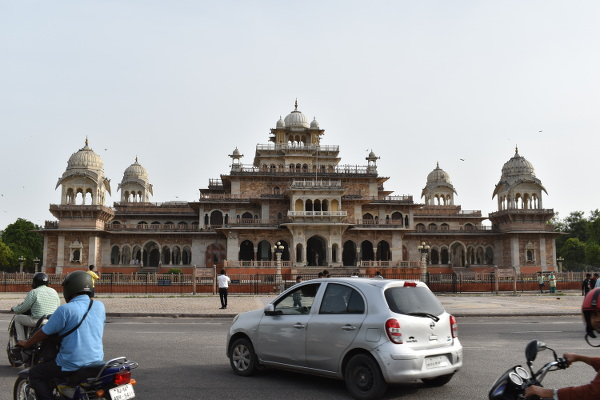
#> input picture hall.JPG, 600 x 400 px, found by its file name
$ jupyter execute 'Image Arithmetic.ipynb'
#> lines starting #> are read from the running program, lines starting #| are printed output that depends on the picture; after the words box and inside, x2 and y2 are one past the last pixel; in counts of white or black regions, pixels touching at a corner belong together
[cell 1]
import cv2
import numpy as np

[cell 2]
Path1=r'hall.jpg'
Path2=r'Band.jpg'

[cell 3]
img1=cv2.imread(Path1)
#> img1 is the input picture: shape (400, 600, 3); mean B, G, R 152.6, 153, 154
img2=cv2.imread(Path2)
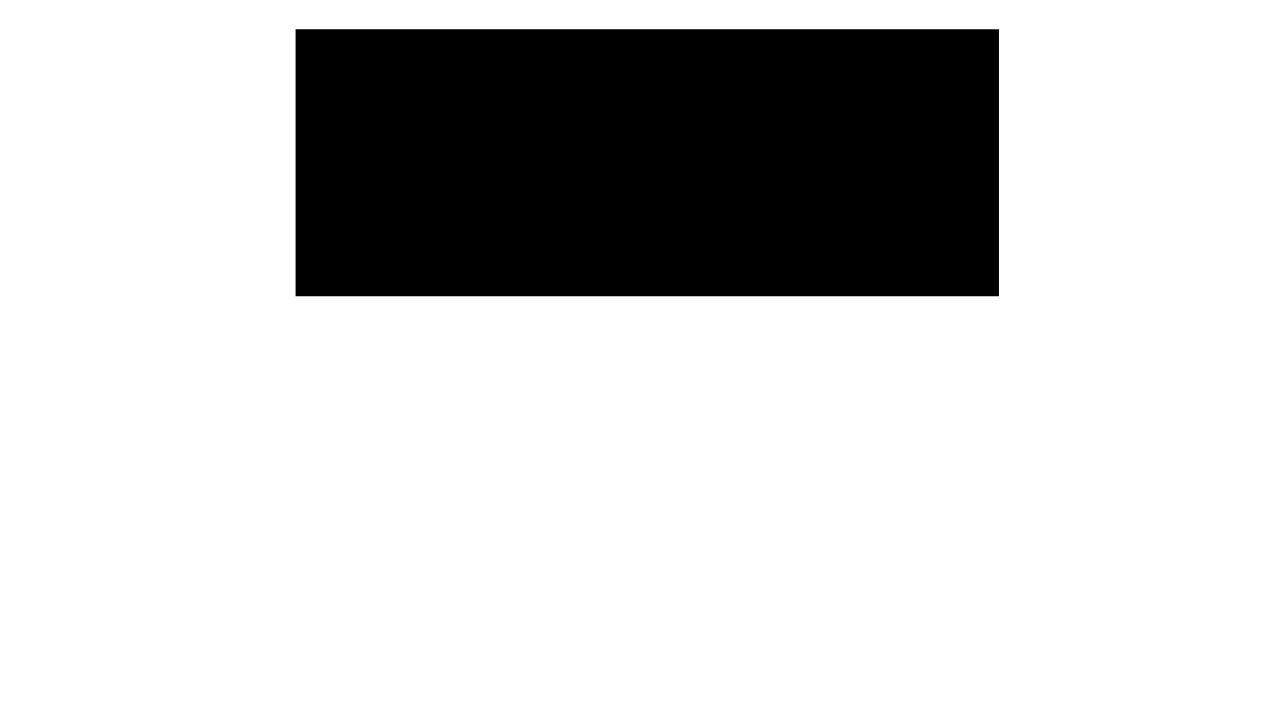
#> input picture Band.jpg, 1280 x 720 px
#> img2 is the input picture: shape (720, 1280, 3); min 0, max 255, mean 203
img1=cv2.resize(img1,(700,700))
#> img1: shape (700, 700, 3)
img2=cv2.resize(img2,(700,700))
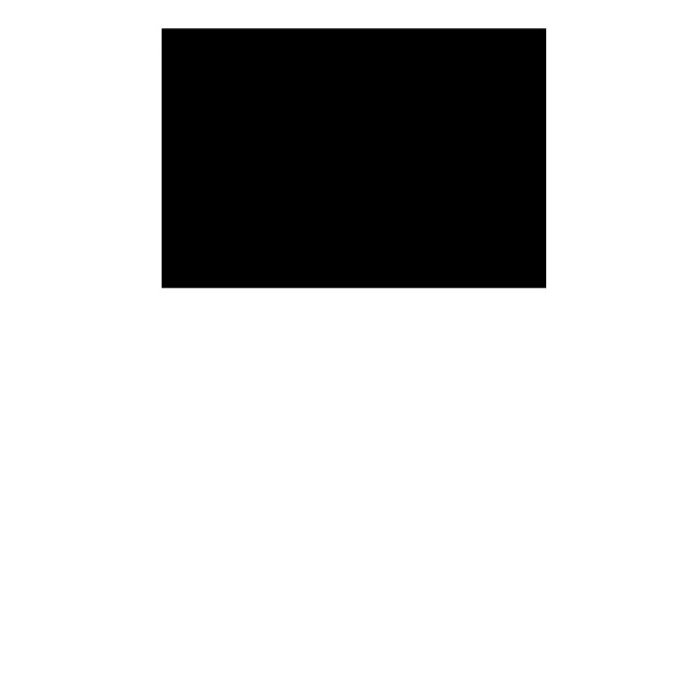
#> img2: shape (700, 700, 3); min 0, max 255, mean 203
img=np.concatenate((img1,img2),axis=1)
cv2.imshow('Image',img)
cv2.waitKey(0)
cv2.destroyAllWindows()

[cell 4]
print(img1.shape)
#| (700, 700, 3)
img2.shape
#> Out = (700, 700, 3)

## Addition

[cell 5]
imgA=img1+img2
cv2.imshow('img1 + img2',imgA)
cv2.waitKey(0)
cv2.destroyAllWindows()

[cell 6]
img1=cv2.cvtColor(img1,cv2.COLOR_BGR2GRAY)
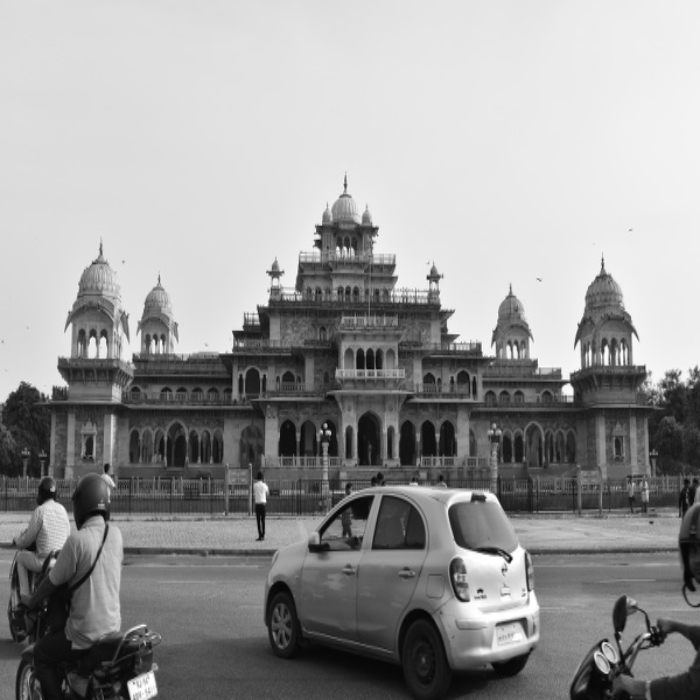
#> img1: shape (700, 700); min 3, max 255, mean 153.2
img2=cv2.cvtColor(img2,cv2.COLOR_BGR2GRAY)
#> img2: shape (700, 700)
k,img=cv2.threshold(img2,150,255,cv2.THRESH_BINARY)
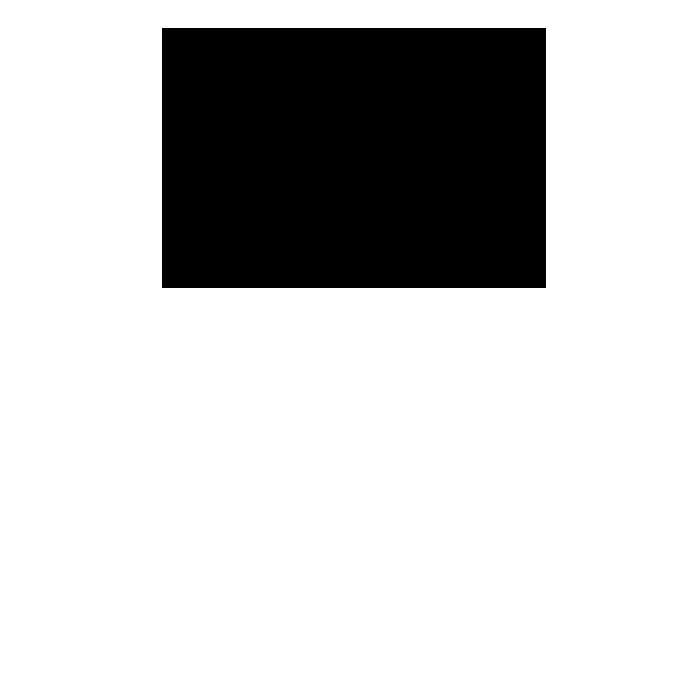
#> img: shape (700, 700); 79.6% white; 1 black region, box (x1, y1, x2, y2) and area: (162, 28, 546, 288) 99840

[cell 7]
img=np.concatenate((img1,img2),axis=1)
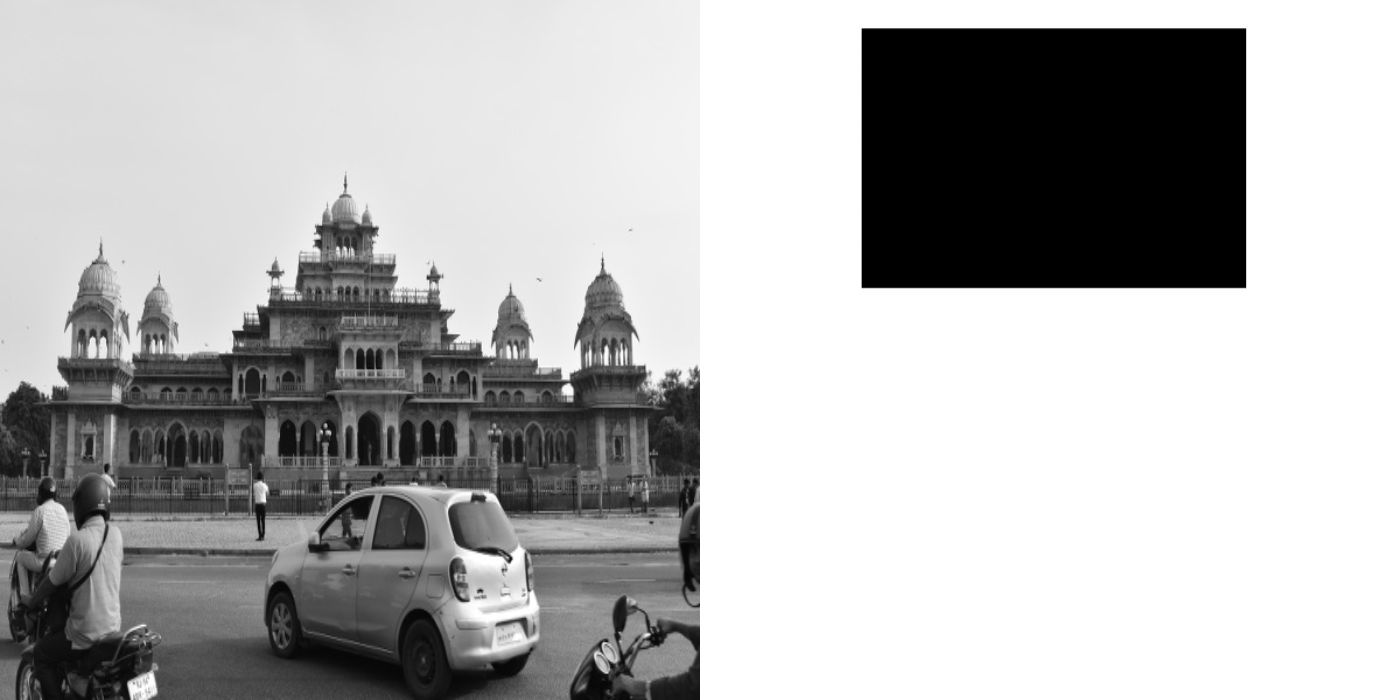
#> img: shape (700, 1400); min 0, max 255, mean 178.1
cv2.imshow('Image',img)
cv2.waitKey(0)
cv2.destroyAllWindows()

## Subtraction

[cell 8]
Path3=r'bunny1.jpg'
Path4=r'bunny2.jpg'

[cell 9]
img3=cv2.imread(Path3)
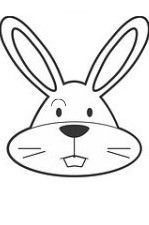
#> input picture bunny1.jpg, 149 x 225 px
#> img3 is the input picture: shape (225, 149, 3); min 4, max 255, mean 234.4
img4=cv2.imread(Path4)
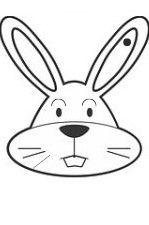
#> input picture bunny2.jpg, 149 x 225 px
#> img4 is the input picture: shape (225, 149, 3); min 4, max 255, mean 233.9

[cell 10]
img=np.concatenate((img3,img4),axis=0)
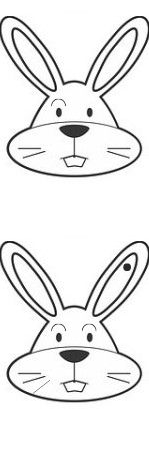
#> img: shape (450, 149, 3); min 4, max 255, mean 234.1

[cell 11]
cv2.imshow('Image',img)
cv2.waitKey(0)
cv2.destroyAllWindows()

[cell 12]
imgs=cv2.subtract(img3,img4)
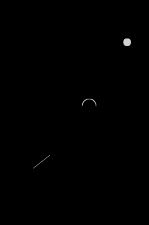
#> imgs: shape (225, 149, 3); min 0, max 225, mean 0.5
cv2.imshow('img3-img4',imgs)
cv2.waitKey(0)
cv2.destroyAllWindows()

### Create out own Addition  and Subtraction Functions

[cell 13]
def add(img1,img2):
    r,c=img1.shape
#> r = 700; c = 700
    for i in range(0,r,1):
        for j in range(0,c,1):
            x=(int(img1[i][j])+int(img2[i][j]))
            if x>255:
                x=255
            imgA[i][j]=x
        return imgA
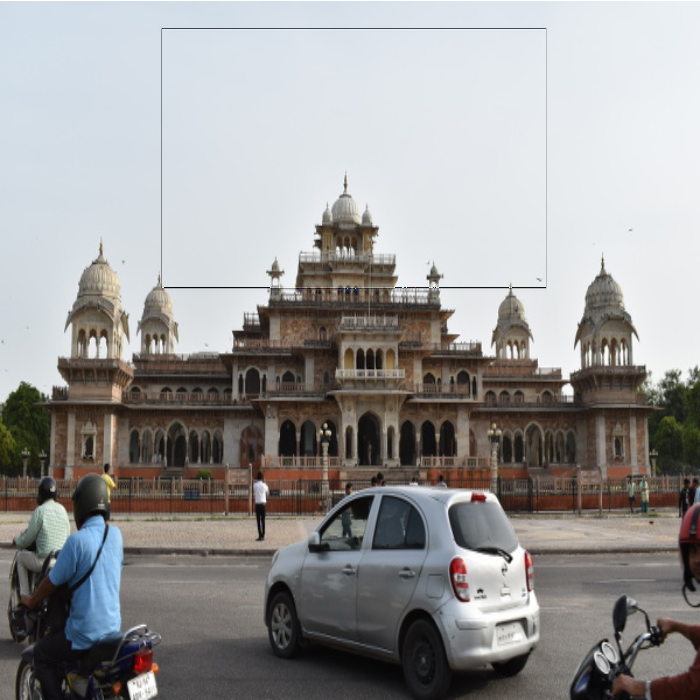
#> imgA: shape (700, 700, 3); mean B, G, R 151.5, 151.9, 152.8
